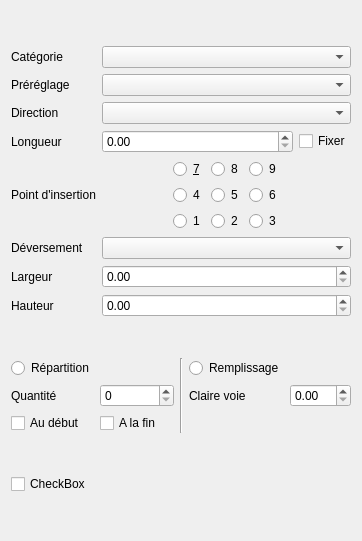
<?xml version="1.0" encoding="UTF-8"?>
<ui version="4.0">
 <class>Form</class>
 <widget class="QWidget" name="Form">
  <property name="geometry">
   <rect>
    <x>0</x>
    <y>0</y>
    <width>362</width>
    <height>541</height>
   </rect>
  </property>
  <property name="contextMenuPolicy">
   <enum>Qt::PreventContextMenu</enum>
  </property>
  <property name="windowTitle">
   <string>Form</string>
  </property>
  <layout class="QVBoxLayout" name="verticalLayout_4">
   <item>
    <layout class="QGridLayout" name="gridLayout" columnstretch="0,1">
     <item row="4" column="0">
      <widget class="QLabel" name="label_5">
       <property name="toolTip">
        <string>Choisir le point d'insertion du composant.</string>
       </property>
       <property name="text">
        <string>Point d'insertion</string>
       </property>
      </widget>
     </item>
     <item row="7" column="0">
      <widget class="QLabel" name="label_8">
       <property name="text">
        <string>Hauteur</string>
       </property>
      </widget>
     </item>
     <item row="7" column="1">
      <widget class="QDoubleSpinBox" name="doubleSpinBox_3"/>
     </item>
     <item row="6" column="1">
      <widget class="QDoubleSpinBox" name="doubleSpinBox_2"/>
     </item>
     <item row="0" column="1">
      <widget class="QComboBox" name="comboBox">
       <property name="toolTip">
        <string>Sélectionner une catégorie de composant dans la liste.</string>
       </property>
      </widget>
     </item>
     <item row="0" column="0">
      <widget class="QLabel" name="label">
       <property name="toolTip">
        <string>Sélectionner une catégorie de composant dans la liste.</string>
       </property>
       <property name="text">
        <string>Catégorie</string>
       </property>
      </widget>
     </item>
     <item row="6" column="0">
      <widget class="QLabel" name="label_7">
       <property name="text">
        <string>Largeur</string>
       </property>
      </widget>
     </item>
     <item row="1" column="1">
      <widget class="QComboBox" name="comboBox_2">
       <property name="toolTip">
        <string>Sélectionner un type de composant dans la liste.</string>
       </property>
      </widget>
     </item>
     <item row="5" column="1">
      <widget class="QComboBox" name="comboBox_4"/>
     </item>
     <item row="2" column="0">
      <widget class="QLabel" name="label_3">
       <property name="toolTip">
        <string>Choisir la direction (de la longueur) du composant.</string>
       </property>
       <property name="text">
        <string>Direction</string>
       </property>
      </widget>
     </item>
     <item row="1" column="0">
      <widget class="QLabel" name="label_2">
       <property name="toolTip">
        <string>Sélectionner un type de composant dans la liste.</string>
       </property>
       <property name="text">
        <string>Préréglage</string>
       </property>
      </widget>
     </item>
     <item row="5" column="0">
      <widget class="QLabel" name="label_6">
       <property name="text">
        <string>Déversement</string>
       </property>
      </widget>
     </item>
     <item row="2" column="1">
      <widget class="QComboBox" name="comboBox_3">
       <property name="toolTip">
        <string>Choisir la direction (de la longueur) du composant.</string>
       </property>
      </widget>
     </item>
     <item row="3" column="0">
      <widget class="QLabel" name="label_4">
       <property name="toolTip">
        <string>&lt;html&gt;&lt;head/&gt;&lt;body&gt;&lt;p&gt;Définir la longueur du composant (elle s'adapte automatiquement aux dimensions du produit en fonction de la direction donnée).&lt;/p&gt;&lt;/body&gt;&lt;/html&gt;</string>
       </property>
       <property name="text">
        <string>Longueur</string>
       </property>
      </widget>
     </item>
     <item row="4" column="1">
      <layout class="QHBoxLayout" name="horizontalLayout_6">
       <item>
        <spacer name="horizontalSpacer_2">
         <property name="orientation">
          <enum>Qt::Horizontal</enum>
         </property>
         <property name="sizeHint" stdset="0">
          <size>
           <width>40</width>
           <height>20</height>
          </size>
         </property>
        </spacer>
       </item>
       <item>
        <layout class="QGridLayout" name="gridLayout_2">
         <item row="1" column="0">
          <widget class="QRadioButton" name="radioButton_4">
           <property name="text">
            <string>4</string>
           </property>
          </widget>
         </item>
         <item row="2" column="1">
          <widget class="QRadioButton" name="radioButton_2">
           <property name="text">
            <string>2</string>
           </property>
          </widget>
         </item>
         <item row="2" column="2">
          <widget class="QRadioButton" name="radioButton_3">
           <property name="text">
            <string>3</string>
           </property>
          </widget>
         </item>
         <item row="1" column="1">
          <widget class="QRadioButton" name="radioButton_5">
           <property name="text">
            <string>5</string>
           </property>
          </widget>
         </item>
         <item row="1" column="2">
          <widget class="QRadioButton" name="radioButton_6">
           <property name="text">
            <string>6</string>
           </property>
          </widget>
         </item>
         <item row="2" column="0">
          <widget class="QRadioButton" name="radioButton">
           <property name="text">
            <string>1</string>
           </property>
          </widget>
         </item>
         <item row="0" column="0">
          <widget class="QRadioButton" name="radioButton_7">
           <property name="text">
            <string>&amp;7</string>
           </property>
          </widget>
         </item>
         <item row="0" column="1">
          <widget class="QRadioButton" name="radioButton_8">
           <property name="text">
            <string>8</string>
           </property>
          </widget>
         </item>
         <item row="0" column="2">
          <widget class="QRadioButton" name="radioButton_9">
           <property name="text">
            <string>9</string>
           </property>
          </widget>
         </item>
        </layout>
       </item>
       <item>
        <spacer name="horizontalSpacer">
         <property name="orientation">
          <enum>Qt::Horizontal</enum>
         </property>
         <property name="sizeHint" stdset="0">
          <size>
           <width>40</width>
           <height>20</height>
          </size>
         </property>
        </spacer>
       </item>
      </layout>
     </item>
     <item row="3" column="1">
      <layout class="QHBoxLayout" name="horizontalLayout" stretch="1,0">
       <item>
        <widget class="QDoubleSpinBox" name="doubleSpinBox">
         <property name="toolTip">
          <string>Définir la longueur du composant (elle s'adapte automatiquement aux dimensions du produit en fonction de la direction donnée).</string>
         </property>
        </widget>
       </item>
       <item>
        <widget class="QCheckBox" name="checkBox">
         <property name="text">
          <string>Fixer</string>
         </property>
        </widget>
       </item>
      </layout>
     </item>
    </layout>
   </item>
   <item>
    <layout class="QHBoxLayout" name="horizontalLayout_4">
     <item>
      <layout class="QGridLayout" name="gridLayout_3">
       <property name="horizontalSpacing">
        <number>6</number>
       </property>
       <item row="1" column="0">
        <widget class="QLabel" name="label_9">
         <property name="text">
          <string>Quantité</string>
         </property>
        </widget>
       </item>
       <item row="1" column="1">
        <widget class="QSpinBox" name="spinBox"/>
       </item>
       <item row="2" column="0">
        <widget class="QCheckBox" name="checkBox_3">
         <property name="text">
          <string>Au début</string>
         </property>
        </widget>
       </item>
       <item row="2" column="1">
        <widget class="QCheckBox" name="checkBox_4">
         <property name="text">
          <string>A la fin</string>
         </property>
        </widget>
       </item>
       <item row="0" column="0">
        <widget class="QRadioButton" name="radioButton">
         <property name="layoutDirection">
          <enum>Qt::LeftToRight</enum>
         </property>
         <property name="text">
          <string>Répartition</string>
         </property>
        </widget>
       </item>
      </layout>
     </item>
     <item>
      <widget class="Line" name="line">
       <property name="orientation">
        <enum>Qt::Vertical</enum>
       </property>
      </widget>
     </item>
     <item>
      <layout class="QGridLayout" name="gridLayout_4">
       <item row="1" column="0">
        <widget class="QLabel" name="label_10">
         <property name="text">
          <string>Claire voie</string>
         </property>
        </widget>
       </item>
       <item row="0" column="0">
        <widget class="QRadioButton" name="radioButton_2">
         <property name="text">
          <string>Remplissage</string>
         </property>
        </widget>
       </item>
       <item row="1" column="1">
        <widget class="QDoubleSpinBox" name="doubleSpinBox_4"/>
       </item>
       <item row="2" column="0">
        <spacer name="verticalSpacer">
         <property name="orientation">
          <enum>Qt::Vertical</enum>
         </property>
         <property name="sizeType">
          <enum>QSizePolicy::Maximum</enum>
         </property>
         <property name="sizeHint" stdset="0">
          <size>
           <width>20</width>
           <height>25</height>
          </size>
         </property>
        </spacer>
       </item>
      </layout>
     </item>
    </layout>
   </item>
   <item>
    <widget class="QCheckBox" name="checkBox_5">
     <property name="text">
      <string>CheckBox</string>
     </property>
    </widget>
   </item>
  </layout>
 </widget>
 <resources/>
 <connections/>
</ui>
